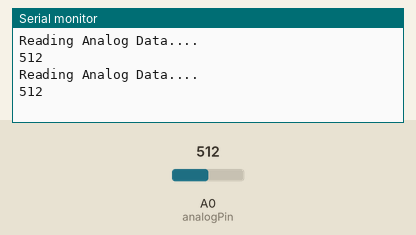
This sketch was run on a simulated Arduino Uno, built with avr-gcc and run on an emulated ATmega328P. On the bench: the last lines printed to the serial monitor. The inputs (shaded band) are chosen by the test bench; at power-on: A0 (analogPin) = 512.

Above: at 1.8 s.
1.9 s: A0 (analogPin) set to 716
At 2.8 s:
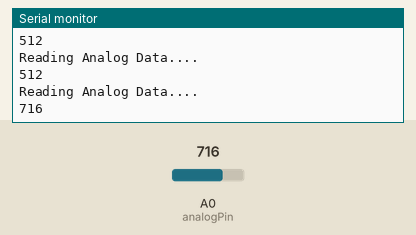
3.4 s: A0 (analogPin) set to 900
At 4.6 s:
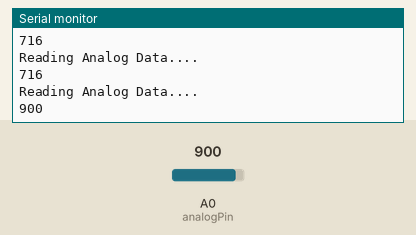
Timing chart, 0 to 6.4 s (numbered marks = the images above; inputs shaded):
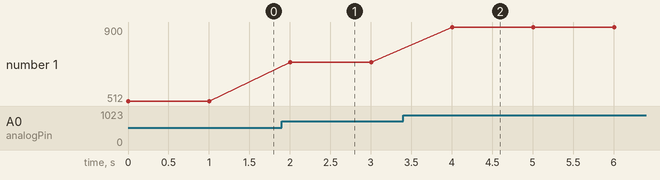

Measured:
- after the input at 1.9 s, the serial monitor: prints a new line after 0.10 s (image 1)
- after the input at 3.4 s, the serial monitor: prints a new line after 0.60 s (image 2)
- plotted number 1: 512 → 716 after the input at 1.9 s, 716 → 900 after the input at 3.4 s

The sketch:

analogRead.ino
```cpp
// Declare the Analog PIN
int analogPin = A0;
int value;

void setup() {
  pinMode(analogPin, INPUT);
  Serial.begin(115200);

}

void loop() {
  Serial.println("Reading Analog Data....");
  value = analogRead(analogPin);
  Serial.println(value);
  delay(1000);

}
```
